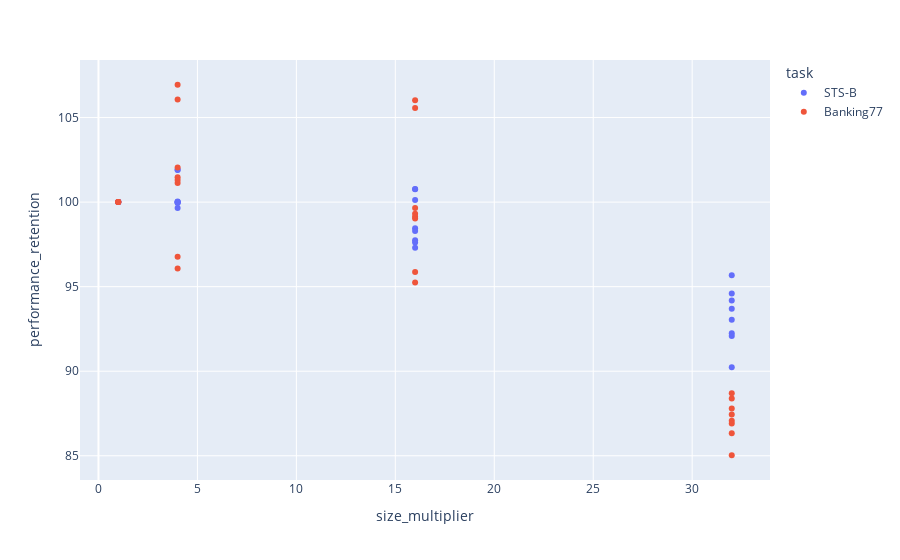

Notebook code cell kept with this figure:
### Code cell
px.scatter(df, x = "size_multiplier", y = "performance_retention", color = "task")

### Figure 1 — Plotly figure (JSON) as saved in the notebook; plotly's stock layout.template omitted (floating-point values rounded to 4 significant figures)
{"data": [{"hovertemplate": "task=STS-B<br>size_multiplier=%{x}<br>performance_retention=%{y}<extra></extra>", "legendgroup": "STS-B", "marker": {"color": "#636efa", "symbol": "circle"}, "mode": "markers", "name": "STS-B", "orientation": "v", "showlegend": true, "type": "scatter", "x": [1, 32, 4, 16, 16, 32, 4, 1, 32, 4, 16, 16, 32, 4, 1, 4, 32, 16, 16, 4, 32, 1, 4, 32, 16, 16, 4, 32], "xaxis": "x", "y": [100, 95.67, 101.9, 100.8, 100.1, 93.7, 101.9, 100, 90.24, 100.0, 97.3, 100.8, 94.59, 100.0, 100, 100.0, 93.04, 98.46, 97.61, 99.65, 92.08, 100, 99.94, 92.25, 97.75, 98.29, 99.98, 94.18], "yaxis": "y"}, {"hovertemplate": "task=Banking77<br>size_multiplier=%{x}<br>performance_retention=%{y}<extra></extra>", "legendgroup": "Banking77", "marker": {"color": "#EF553B", "symbol": "circle"}, "mode": "markers", "name": "Banking77", "orientation": "v", "showlegend": true, "type": "scatter", "x": [1, 32, 4, 16, 16, 32, 4, 1, 32, 4, 16, 16, 32, 4, 1, 4, 32, 16, 16, 4, 32, 1, 4, 32, 16, 16, 4, 32], "xaxis": "x", "y": [100, 88.38, 96.77, 95.86, 95.24, 87.44, 96.07, 100, 85.03, 106.1, 105.6, 106.0, 86.33, 106.9, 100, 101.1, 87.07, 99.14, 99.65, 101.5, 88.7, 100, 102.0, 86.91, 99.03, 99.31, 101.3, 87.8], "yaxis": "y"}], "layout": {"legend": {"title": {"text": "task"}, "tracegroupgap": 0}, "margin": {"t": 60}, "xaxis": {"anchor": "y", "domain": [0, 1], "title": {"text": "size_multiplier"}}, "yaxis": {"anchor": "x", "domain": [0, 1], "title": {"text": "performance_retention"}}}}
